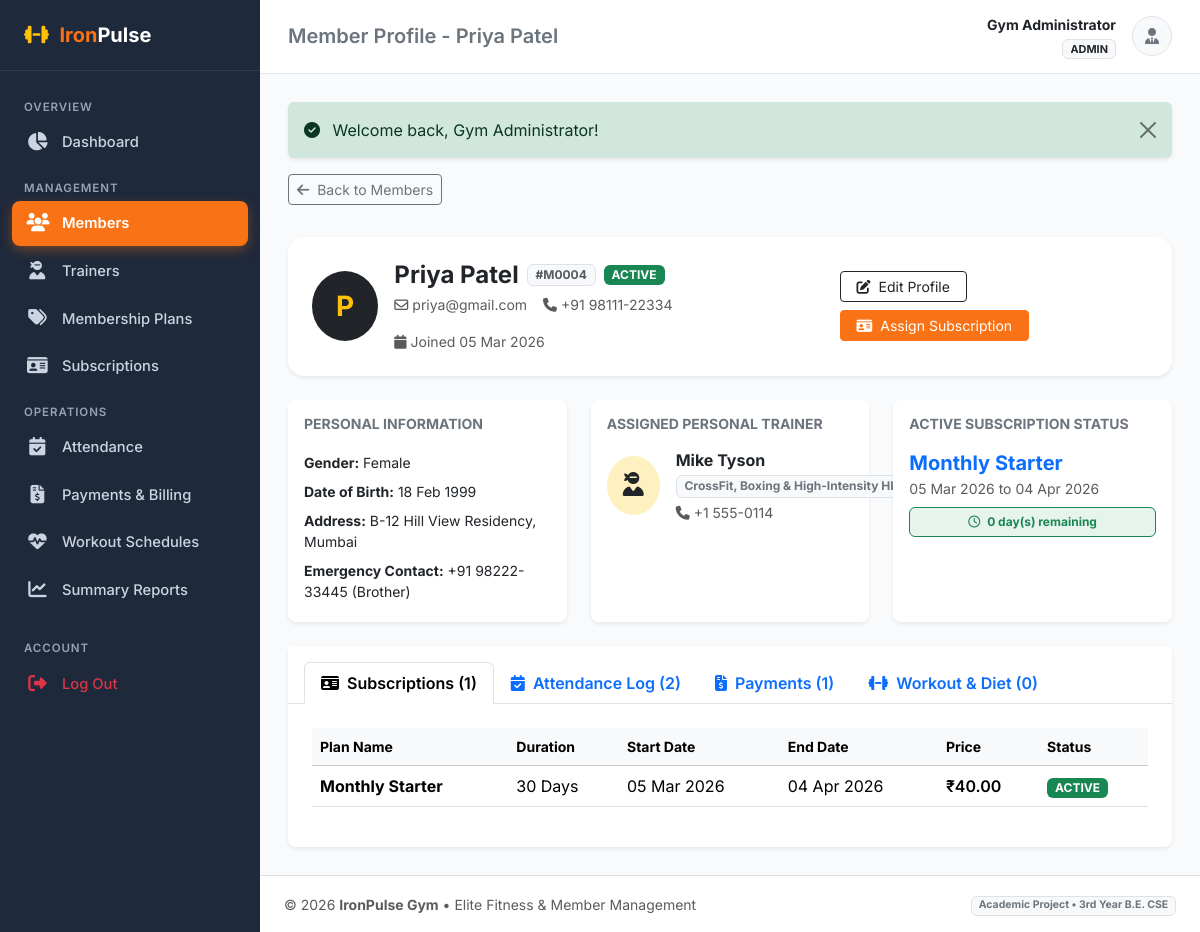
The app's page /admin/member_view.php?id=4 (signed in), older data.
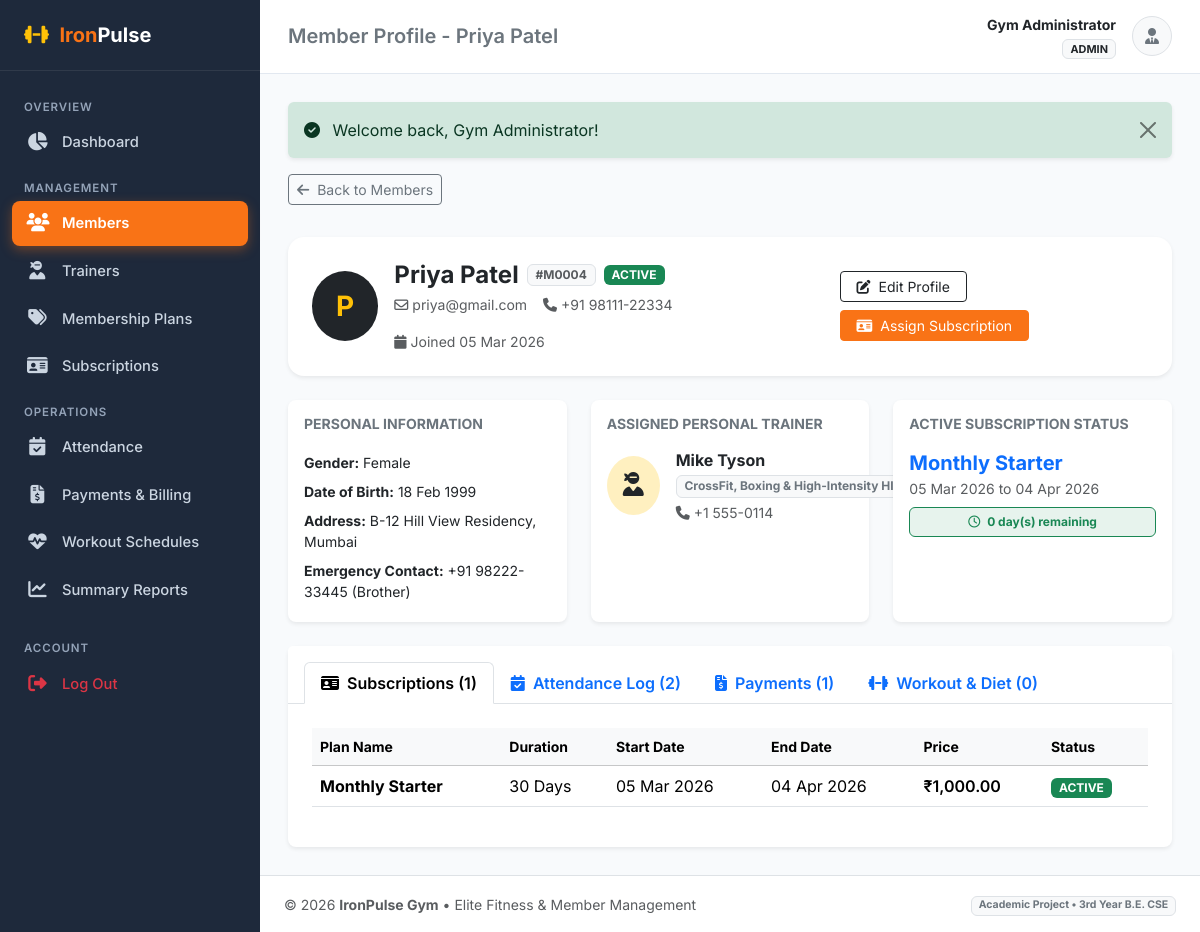
The same page, newer data.
### tables this page shows
CREATE TABLE `memberships` (
    `id` INT AUTO_INCREMENT PRIMARY KEY,
    `member_id` INT NOT NULL,
    `plan_id` INT NOT NULL,
    `start_date` DATE NOT NULL,
    `end_date` DATE NOT NULL,
    `status` ENUM('active', 'expired', 'pending', 'cancelled') NOT NULL DEFAULT 'active',
    `created_at` TIMESTAMP DEFAULT CURRENT_TIMESTAMP,
    CONSTRAINT `fk_memberships_member` FOREIGN KEY (`member_id`) 
        REFERENCES `members` (`id`) ON DELETE CASCADE ON UPDATE CASCADE,
    CONSTRAINT `fk_memberships_plan` FOREIGN KEY (`plan_id`) 
        REFERENCES `membership_plans` (`id`) ON DELETE RESTRICT ON UPDATE CASCADE
);

CREATE TABLE `membership_plans` (
    `id` INT AUTO_INCREMENT PRIMARY KEY,
    `plan_name` VARCHAR(100) NOT NULL,
    `duration_days` INT NOT NULL COMMENT 'Duration in number of days',
    `price` DECIMAL(10,2) NOT NULL,
    `description` TEXT DEFAULT NULL,
    `status` ENUM('active', 'inactive') NOT NULL DEFAULT 'active',
    `created_at` TIMESTAMP DEFAULT CURRENT_TIMESTAMP
);

### admin/member_view.php (the view, shortened to what the changed rows need)
<?php
require_once __DIR__ . '/../includes/functions.php';
$pdo = get_db_connection();
$memberId = (int)($_GET['id'] ?? 0);
$stmt = $pdo->prepare("
    SELECT m.*, u.name, u.email, u.phone, u.created_at AS user_created,
           tu.name AS trainer_name, tu.email AS trainer_email, tu.phone AS trainer_phone,
           t.specialization AS trainer_spec
    FROM members m
    JOIN users u ON m.user_id = u.id
    LEFT JOIN trainers t ON m.trainer_id = t.id
    LEFT JOIN users tu ON t.user_id = tu.id
    WHERE m.id = ?
");
$stmt->execute([$memberId]);
$member = $stmt->fetch();
$membershipsStmt = $pdo->prepare("
    SELECT ms.*, mp.plan_name, mp.duration_days, mp.price
    FROM memberships ms
    JOIN membership_plans mp ON ms.plan_id = mp.id
    WHERE ms.member_id = ?
    ORDER BY ms.id DESC
");
$membershipsStmt->execute([$memberId]);
$memberships = $membershipsStmt->fetchAll();
include __DIR__ . '/../includes/header.php';
?>
                        <?= get_status_badge($member['status']) ?>
<div class="row g-4 mb-4">
    <div class="col-md-4">
        <div class="card border-0 shadow-sm rounded-3 h-100 p-3">
            <h6 class="fw-bold text-secondary text-uppercase small mb-3">Active Subscription Status</h6>
            <?php
            $activeSub = null;
            foreach ($memberships as $sub) {
                if ($sub['status'] === 'active') {
                    $activeSub = $sub;
                    break;
                }
            }
            ?>
            <?php if ($activeSub): ?>
                <div class="fw-bold text-primary fs-5"><?= htmlspecialchars($activeSub['plan_name']) ?></div>
                <div class="small text-muted mb-2">
                    <?= format_date($activeSub['start_date']) ?> to <?= format_date($activeSub['end_date']) ?>
                </div>
                <?php
                $remainingDays = (int)ceil((strtotime($activeSub['end_date']) - time()) / 86400);
                ?>
                <div class="badge bg-success bg-opacity-10 text-success border border-success p-2">
                    <i class="fa-regular fa-clock me-1"></i> <?= max(0, $remainingDays) ?> day(s) remaining
                </div>
            <?php endif; ?>
        </div>
    </div>
</div>
<div class="card border-0 shadow-sm rounded-3">
    <div class="card-body p-4">
        <div class="tab-content" id="memberTabContent">
            <div class="tab-pane fade show active" id="subs-pane" role="tabpanel">
                <div class="table-responsive">
                    <table class="table table-hover align-middle">
                        <thead class="table-light small">
                            <tr>
                                <th>Plan Name</th>
                                <th>Duration</th>
                                <th>Start Date</th>
                                <th>End Date</th>
                                <th>Price</th>
                                <th>Status</th>
                            </tr>
                        </thead>
                        <tbody>
                            <?php if (!empty($memberships)): ?>
                                <?php foreach ($memberships as $ms): ?>
                                    <tr>
                                        <td class="fw-bold"><?= htmlspecialchars($ms['plan_name']) ?></td>
                                        <td><?= (int)$ms['duration_days'] ?> Days</td>
                                        <td><?= format_date($ms['start_date']) ?></td>
                                        <td><?= format_date($ms['end_date']) ?></td>
                                        <td class="fw-semibold"><?= format_currency($ms['price']) ?></td>
                                        <td><?= get_status_badge($ms['status']) ?></td>
                                    </tr>
                                <?php endforeach; ?>
                            <?php else: ?>
                                <tr>
                                    <td colspan="6" class="text-center py-4 text-muted">No subscriptions found for this member.</td>
                                </tr>
                            <?php endif; ?>
                        </tbody>
                    </table>
                </div>
            </div>
        </div>
    </div>
</div>
<?php include __DIR__ . '/../includes/footer.php'; ?>

### includes/functions.php (shortened to what the changed rows need)
<?php
function format_date($dateStr, $format = 'd M Y') {
    $timestamp = strtotime($dateStr);
    return $timestamp ? date($format, $timestamp) : 'N/A';
}
function format_currency($amount) {
  return '₹' . number_format($amount, 2);;
}
function get_status_badge($status) {
    $statusLower = strtolower(trim((string)$status));
    $badgeClass = 'bg-secondary';
    switch ($statusLower) {
        case 'active':
        case 'paid':
        case 'present':
            $badgeClass = 'bg-success';
            break;
    }
    return '<span class="badge ' . $badgeClass . ' text-uppercase px-2 py-1">' . htmlspecialchars(ucfirst($status)) . '</span>';
}

Row changes from the older to the newer data that the page shows:
changed through a linked row, memberships "ACTIVE": plan.price "₹40.00" → "₹1,000.00"
